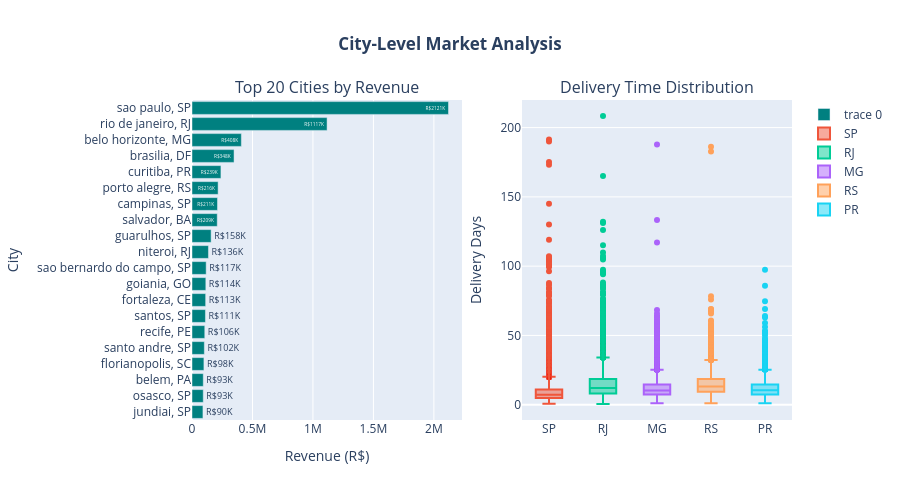

The cell this chart's notebook holds for it:
### Markdown cell above
### City-Level Deep Dive
Let's analyze the top performing cities and identify urban vs rural patterns.

### Code cell
city_analysis = completed_orders.groupby(['customer_state', 'customer_city']).agg({
    'order_id': 'count',
    'total_payment': 'sum',
    'delivery_time_days': 'mean',
    'review_score': 'mean'
}).rename(columns={
    'order_id': 'orders',
    'total_payment': 'revenue',
    'delivery_time_days': 'avg_delivery',
    'review_score': 'avg_review'
}).round(2)

city_analysis = city_analysis.reset_index()
city_analysis['city_state'] = city_analysis['customer_city'] + ', ' + city_analysis['customer_state']
top_cities = city_analysis.nlargest(20, 'revenue')

fig = make_subplots(
    rows=1, cols=2,
    subplot_titles=('Top 20 Cities by Revenue', 'Delivery Time Distribution'),
    specs=[[{'type': 'bar'}, {'type': 'box'}]]
)

fig.add_trace(
    go.Bar(y=top_cities['city_state'][::-1],
           x=top_cities['revenue'][::-1],
           orientation='h',
           marker_color='teal',
           text=[f'R${val/1000:.0f}K' for val in top_cities['revenue'][::-1]],
           textposition='auto'),
    row=1, col=1
)

top_5_states = state_analysis.head(5).index
for state in top_5_states:
    state_delivery = completed_orders[completed_orders['customer_state'] == state]['delivery_time_days']
    fig.add_trace(
        go.Box(y=state_delivery,
               name=state,
               boxpoints='outliers'),
        row=1, col=2
    )

fig.update_xaxes(title_text="Revenue (R$)", row=1, col=1)
fig.update_yaxes(title_text="City", row=1, col=1)
fig.update_yaxes(title_text="Delivery Days", row=1, col=2)

fig.update_layout(
    height=500,
    title_text="<b>City-Level Market Analysis</b>",
    title_x=0.5,
    showlegend=True
)

fig.show()

capitals = ['sao paulo', 'rio de janeiro', 'brasilia', 'belo horizonte', 'curitiba', 
            'porto alegre', 'salvador', 'fortaleza', 'recife', 'belem']

city_analysis['is_capital'] = city_analysis['customer_city'].str.lower().isin(capitals)
capital_comparison = city_analysis.groupby('is_capital').agg({
    'orders': 'sum',
    'revenue': 'sum',
    'avg_delivery': 'mean'
}).round(2)

### Figure 1 — Plotly figure (JSON) as saved in the notebook; plotly's stock layout.template omitted (floating-point values rounded to 4 significant figures; data arrays with more than 128 entries replaced by an {"elided": "..."} marker saying what was removed)
{"data": [{"marker": {"color": "teal"}, "orientation": "h", "text": ["R$90K", "R$93K", "R$93K", "R$98K", "R$102K", "R$106K", "R$111K", "R$113K", "R$114K", "R$117K", "R$136K", "R$158K", "R$209K", "R$211K", "R$216K", "R$239K", "R$348K", "R$408K", "R$1117K", "R$2121K"], "textposition": "auto", "type": "bar", "x": [90460.0, 93140.0, 93150.0, 98460.0, 102100.0, 105600.0, 111200.0, 113000.0, 114400.0, 117200.0, 136100.0, 158000.0, 208800.0, 210900.0, 216000.0, 239200.0, 347700.0, 408200.0, 1117000.0, 2121000.0], "xaxis": "x", "y": ["jundiai, SP", "osasco, SP", "belem, PA", "florianopolis, SC", "santo andre, SP", "recife, PE", "santos, SP", "fortaleza, CE", "goiania, GO", "sao bernardo do campo, SP", "niteroi, RJ", "guarulhos, SP", "salvador, BA", "campinas, SP", "porto alegre, RS", "curitiba, PR", "brasilia, DF", "belo horizonte, MG", "rio de janeiro, RJ", "sao paulo, SP"], "yaxis": "y"}, {"boxpoints": "outliers", "name": "SP", "type": "box", "xaxis": "x2", "y": {"elided": "40712 float values"}, "yaxis": "y2"}, {"boxpoints": "outliers", "name": "RJ", "type": "box", "xaxis": "x2", "y": {"elided": "12420 float values"}, "yaxis": "y2"}, {"boxpoints": "outliers", "name": "MG", "type": "box", "xaxis": "x2", "y": {"elided": "11423 float values"}, "yaxis": "y2"}, {"boxpoints": "outliers", "name": "RS", "type": "box", "xaxis": "x2", "y": {"elided": "5382 float values"}, "yaxis": "y2"}, {"boxpoints": "outliers", "name": "PR", "type": "box", "xaxis": "x2", "y": {"elided": "4942 float values"}, "yaxis": "y2"}], "layout": {"annotations": [{"font": {"size": 16}, "showarrow": false, "text": "Top 20 Cities by Revenue", "x": 0.225, "xanchor": "center", "xref": "paper", "y": 1, "yanchor": "bottom", "yref": "paper"}, {"font": {"size": 16}, "showarrow": false, "text": "Delivery Time Distribution", "x": 0.775, "xanchor": "center", "xref": "paper", "y": 1, "yanchor": "bottom", "yref": "paper"}], "height": 500, "showlegend": true, "title": {"text": "<b>City-Level Market Analysis</b>", "x": 0.5}, "xaxis": {"anchor": "y", "domain": [0, 0.45], "title": {"text": "Revenue (R$)"}}, "xaxis2": {"anchor": "y2", "domain": [0.55, 1]}, "yaxis": {"anchor": "x", "domain": [0, 1], "title": {"text": "City"}}, "yaxis2": {"anchor": "x2", "domain": [0, 1], "title": {"text": "Delivery Days"}}}}
